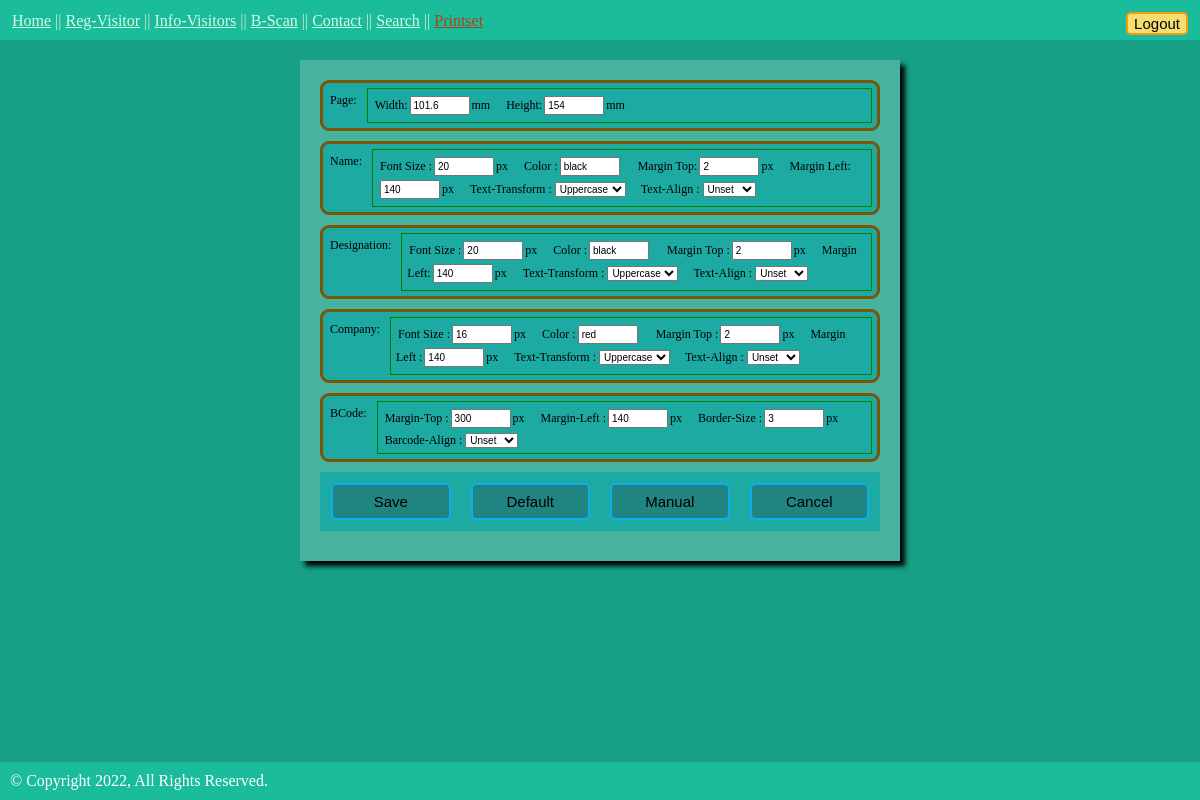
The page /setcsspage.php (signed in) on the database its author committed.
### tables this page shows
CREATE TABLE `printpagesize` (
  `id` int(11) NOT NULL,
  `type` varchar(10) NOT NULL,
  `pagewidth` varchar(50) NOT NULL,
  `pageheight` varchar(50) NOT NULL
);

CREATE TABLE `printcred` (
  `id` int(11) NOT NULL,
  `type` varchar(10) NOT NULL,
  `fontsizen` varchar(5) NOT NULL,
  `colorn` varchar(30) NOT NULL,
  `margintopn` varchar(10) NOT NULL,
  `marginleftn` varchar(10) NOT NULL,
  `texttransformn` varchar(15) NOT NULL,
  `textalignn` varchar(10) NOT NULL,
  `fontsized` varchar(5) NOT NULL,
  `colord` varchar(15) NOT NULL,
  `margintopd` varchar(10) NOT NULL,
  `marginleftd` varchar(10) NOT NULL,
  `texttransformd` varchar(10) NOT NULL,
  `textalignd` varchar(10) NOT NULL,
  `fontsizec` varchar(5) NOT NULL,
  `colorc` varchar(15) NOT NULL,
  `margintopc` varchar(10) NOT NULL,
  `marginleftc` varchar(10) NOT NULL,
  `texttransformc` varchar(10) NOT NULL,
  `textalignc` varchar(10) NOT NULL
);

CREATE TABLE `printbarcode` (
  `id` int(10) NOT NULL,
  `type` varchar(10) NOT NULL,
  `margintop` varchar(10) NOT NULL,
  `marginleft` varchar(10) NOT NULL,
  `textalign` varchar(10) NOT NULL,
  `border` varchar(10) NOT NULL
);

### connection.php (called while the page is built, shortened)
<?php
$servername = "localhost:3307";
$username = "root";
$password = "12345";
$dbname = "events";
$dbConn = mysqli_connect($servername, $username, $password, $dbname) or die("connection failed!");
function PrintManualPage()
{
    global $dbConn;
    $query = "SELECT * FROM `printpagesize` AS ps JOIN `printcred` AS pc on ps.type = pc.type JOIN  `printbarcode` AS pd on ps.type= pd.type where ps.type = 'manual'";
    $data = mysqli_query($dbConn, $query) or die("error in query!");
    return $data;
}

### setcsspage.php (the view, shortened to what this page needs)
<?php
require("connection.php");
?>
<?php
$pageWidth = '';
$pageHeight = '';
$fontSizeN = '';
$colorN = '';
$marginTopN = '';
$marginLeftN = '';
$textTransformN = '';
$textAlignN = '';
$fontSizeD = '';
$colorD = '';
$marginTopD = '';
$marginLeftD = '';
$textTransformD = '';
$textAlignD = '';
$fontSizeC = '';
$colorC = '';
$marginTopC = '';
$marginLeftC = '';
$textTransformC = '';
$textAlignC = '';
$marginTopB = '';
$marginLeftB = '';
$textAlignB = '';
$borderB = '';
findManulPage();
function findManulPage()
{
    $resultPG =  PrintManualPage();
    if ($resultPG) {
        while ($row = mysqli_fetch_assoc($resultPG)) {
            $pageWidth = $row['pagewidth'];
            $pageHeight = $row['pageheight'];
            $fontSizeN = $row['fontsizen'];
            $colorN = $row['colorn'];
            $marginTopN = $row['margintopn'];
            $marginLeftN = $row['marginleftn'];
            $textTransformN = $row['texttransformn'];
            $textAlignN = $row['textalignn'];
            $fontSizeD = $row['fontsized'];
            $colorD = $row['colord'];
            $marginTopD = $row['margintopd'];
            $marginLeftD = $row['marginleftd'];
            $textTransformD = $row['texttransformd'];
            $textAlignD = $row['textalignd'];
            $fontSizeC = $row['fontsizec'];
            $colorC = $row['colorc'];
            $marginTopC = $row['margintopc'];
            $marginLeftC = $row['marginleftc'];
            $textTransformC = $row['texttransformc'];
            $textAlignC = $row['textalignc'];
            $marginTopB = $row['margintop'];
            $marginLeftB = $row['marginleft'];
            $textAlignB = $row['textalign'];
            $borderB = $row['border'];
        }
    }
}
?>
<!DOCTYPE html>
<html lang="en">
<head>
    <link rel="stylesheet" type="text/css" href="./css/style.css">
</head>
<body>
    <div class="headerpage">
        <?php include("option.php"); ?>
        <?php include("log_sign.php"); ?>
    </div>
    <div class="containerView">
        <form action="#" method="POST" id="pageSetFrm">
            <div id="uiPageDiv"><label>Page:</label>
                <div id="fSetPage" class="divField">
                    <label>Width:<input type="number" id="pageWidth" name="pageWidth" required value="<?php echo (isset($pageWidth)) ? preg_replace("/[^0-9.]/", "", $pageWidth)  : " no value";  ?>" />mm</label>
                    <label>Height:<input type="number" id="pageHeight" name="pageHeight" required value="<?php echo (isset($pageHeight)) ? preg_replace("/[^0-9.]/", "", $pageHeight)  : " no value";  ?>" />mm</label>
                </div>
            </div>
            <div id="uiNameDiv"><label>Name:</label>
                <div id="fSetName" class="divField">
                    <label>Font Size :<input id="nameFontSize" name="nameFontSize" required type="number" value='<?php echo (isset($fontSizeN)) ? preg_replace("/[^0-9.]/", "", $fontSizeN)  : "no value";  ?>' />px</label>
                    <label>Color :<input id="nameColor" name="nameColor" required type="text" class="lblFontColor" value='<?php echo (isset($colorN)) ?  $colorN  : "no value";  ?>' /></label>
                    <label>Margin Top:<input id="nameMarTop" name="nameMarTop" required type="number" value='<?php echo (isset($marginTopN)) ? preg_replace("/[^0-9.]/", "", $marginTopN)  : "no value";  ?>' />px</label>
                    <label>Margin Left:<input id="nameMarLeft" name="nameMarLeft" required type="number" value='<?php echo (isset($marginLeftN)) ? preg_replace("/[^0-9.]/", "", $marginLeftN)  : "no value";  ?>' />px</label>
                    <label>Text-Transform :
                        <select id="nameTextCap" form="pageSetFrm" name="nameTextCap" required>
                            <option value="uppercase" <?php if (isset($textTransformN) && $textTransformN == "uppercase") echo 'selected="selected"'; ?>>Uppercase</option>
                        </select>
                    </label>
                    <label>Text-Align :
                        <select onchange="nameAlign();" id="nameTextAlign" name="nameTextAlign" form="pageSetFrm" required>
                            <option value="unset" <?php if ($textAlignN == "unset") echo 'selected="selected"'; ?>>Unset</option>
                        </select>
                    </label>
                </div>
            </div>
            <div id="uiDesDiv"><label>Designation: </label>
                <div id="fSetDes" class="divField">
                    <label>Font Size :<input id="desFontSize" name="desFontSize" type="number" required value='<?php echo (isset($fontSizeD)) ? preg_replace("/[^0-9.]/", "", $fontSizeD)  : "no value";  ?>' />px</label>
                    <label>Color :<input id="desColor" name="desColor" class="lblFontColor" required type="text" value='<?php echo (isset($colorD)) ? $colorD  : " no value";  ?>' /></label>
                    <label>Margin Top :<input id="desMarTop" name="desMarTop" type="number" required value='<?php echo (isset($marginTopD)) ? preg_replace("/[^0-9.]/", "", $marginTopD)  : "no value";  ?>' />px</label>
                    <label>Margin Left:<input id="desMarLeft" name="desMarLeft" type="number" required value='<?php echo (isset($marginLeftD)) ? preg_replace("/[^0-9.]/", "", $marginLeftD)  : "no value";  ?>' />px</label>
                    <label>Text-Transform :
                        <select id="desTextCap" name="desTextCap" form="pageSetFrm" required>
                            <option value="uppercase" <?php if ($textTransformD == "uppercase") echo 'selected="selected"'; ?>>Uppercase</option>
                        </select>
                    </label>
                    <label>Text-Align :
                        <select onchange="desAlign();" id="desTextAlign" name="desTextAlign" form="pageSetFrm" required>
                            <option value="unset" <?php if ($textAlignD == "unset") echo 'selected="selected"'; ?>>Unset</option>
                        </select>
                    </label>
                </div>
            </div>
            <div id="uiComDiv"><label>Company: </label>
                <div id="fSetCom" class="divField">
                    <label>Font Size :<input id="compFontSize" name="compFontSize" type="number" required value='<?php echo (isset($fontSizeC)) ? preg_replace("/[^0-9.]/", "", $fontSizeC)  : "no value";  ?>' />px</label>
                    <label>Color :<input id="compColor" name="compColor" type="text" class="lblFontColor" required value='<?php echo (isset($colorC)) ? $colorC  : "no value";  ?>' /></label>
                    <label>Margin Top :<input id="compMarTop" name="compMarTop" type="number" required value='<?php echo (isset($marginTopC)) ? preg_replace("/[^0-9.]/", "", $marginTopC)  : "no value";  ?>' />px</label>
                    <label>Margin Left :<input id="compMarLeft" name="compMarLeft" type="number" required value='<?php echo (isset($marginLeftC)) ? preg_replace("/[^0-9.]/", "", $marginLeftC)  : "no value";  ?>' />px</label>
                    <label>Text-Transform :
                        <select id="compTextCap" name="compTextCap" form="pageSetFrm" required>
                            <option value="uppercase" <?php if ($textTransformC == "uppercase") echo 'selected="selected"'; ?>>Uppercase</option>
                        </select>
                    </label>
                    <label>Text-Align :
                        <select onchange="compAlign();" id="compTextAlign" name="compTextAlign" form="pageSetFrm" required>
                            <option value="unset" <?php if ($textAlignC == "unset") echo 'selected="elected"'; ?>>Unset</option>
                        </select>
                    </label>
                </div>
            </div>
            <div id="uiImgDiv"><label>BCode:</label>
                <div id="fSetImg" class="divField">
                    <label>Margin-Top :<input id="barMarTop" name="barMarTop" type="number" required value='<?php echo (isset($marginTopB)) ? preg_replace("/[^0-9.]/", "", $marginTopB)  : "no value";  ?>' />px</label>
                    <label>Margin-Left :<input id="barMarLeft" name="barMarLeft" type="number" required value='<?php echo (isset($marginLeftB)) ? preg_replace("/[^0-9.]/", "", $marginLeftB)  : "no value";  ?>' />px</label>
                    <label>Border-Size :<input id="barBorder" name="barBorder" type="number" required value='<?php echo (isset($borderB)) ? preg_replace("/[^0-9.]/", "", $borderB)  : "no value";  ?>' />px</label>
                    <label>Barcode-Align :
                        <select onchange="bcodeAlign()" id="BarcodeAlign" name="BarcodeAlign" form="pageSetFrm" required>
                            <option value="unset" <?php if ($textAlignB == "unset") echo 'selected="selected"'; ?>>Unset</option>
                        </select>
                    </label>
                </div>
            </div>
            <div class="btnDiv">
                <input class="btnFSet" type="submit" name="sizeSubmit" value="Save" />
                <input class="btnFSet" type="submit" name="sizeDefault" value="Default" />
                <input class="btnFSet" type="submit" name="sizeManual" value="Manual" />
                <input class="btnFSet" type="button" name="sizeSubmit" value="Cancel" onclick="backHome();" />
            </div>
        </form>
    </div>
</body>
<?php include("footer.php"); ?>
</html>

### option.php
<?php
echo "<div  style='padding: 0;margin: 0;box-sizing: border-box;'><p><a style='color: #d1fde1' class='alink' href='/event/home.php'>Home</a>  || <a style='color: #d1fde1' class='alink' href='/event/form.php'>Reg-Visitor</a>  ||   <a style='color: #d1fde1' class='alink' href='/event/infovisitor.php'>Info-Visitors</a>  ||  <a style='color: #d1fde1' class='alink' href='/event/search_info.php'>B-Scan</a>  ||  <a style='color: #d1fde1' class='alink' href='/event/contact.php'>Contact</a>  ||  <a style='color: #d1fde1' class='alink' href='/event/findbyany.php'>Search</a>  ||  <a style='color: #aa4411' class='alink' href='/event/setcsspage.php'>Printset</a></p></div>";
?>

### log_sign.php
<?php
if (!isset($_SESSION['eventuser'])) {
    echo "<div style='display:flex;right: 0;margin-left: auto;'><a href='/event/signup.php'><input style='padding: 1px 6px;border-radius: 5px;border: 2px solid #757c00 ; background-color:#04f338;font-size: 15px;cursor: pointer;' type='submit'  value='Signup'></a>&nbsp;<a href='/event/Login.php'><input style='padding: 1px 6px;border-radius: 5px;border: 2px solid #757c00 ; background-color:#04f338;font-size: 15px;cursor: pointer;' type='submit'  value='login'></a></div>";
} else{
    echo "<div style='display:flex;right: 0;margin-left: auto;'><a href='/event/logout.php'><input style='padding: 1px 6px;border-radius: 5px;border: 2px solid #F39C12 ; background-color:#F7DC6F;font-size: 15px;cursor: pointer;' type='submit' value='Logout'></a></div>";
}
?>

### footer.php
<?php
echo  "<div style='background-color:#1ABC9C; position: fixed; bottom: 0;z-index: 100; padding: 10px;  max-width: auto;  width: 100%; left: 0px; color: white; display: flex;'><footer><p>© Copyright 2022, All Rights Reserved.</p></footer> </div>"
?>

### rows shown on the page
printpagesize: pageWidth "101.6", pageHeight "154", nameFontSize "20", nameColor "black", nameMarTop "2", nameMarLeft "140", desFontSize "20", desColor "black", desMarTop "2", desMarLeft "140", compFontSize "16", compColor "red", compMarTop "2", compMarLeft "140", barMarTop "300", barMarLeft "140", barBorder "3"
printcred: nameTextCap "Uppercase", nameTextAlign "Unset", desTextCap "Uppercase", desTextAlign "Unset", compTextCap "Uppercase", compTextAlign "Unset"
printbarcode: BarcodeAlign "Unset"
